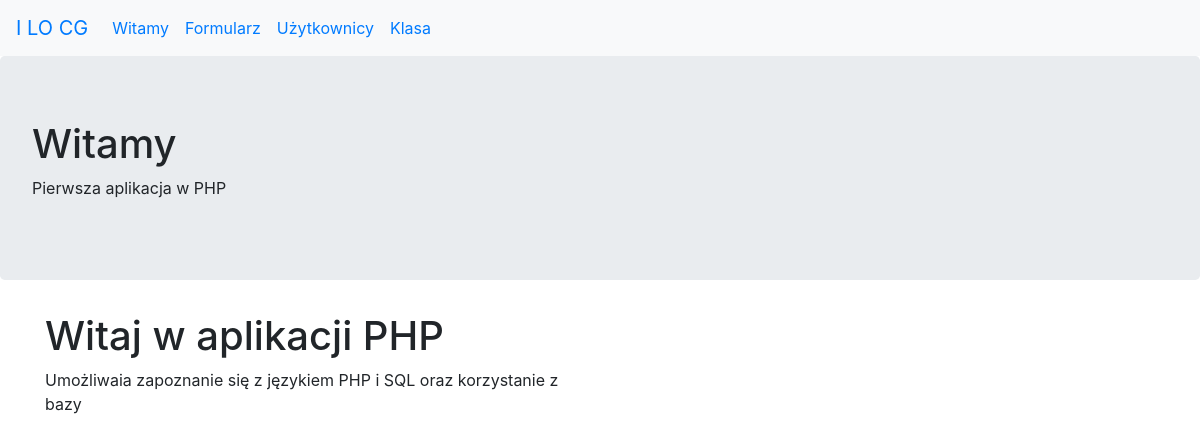
The page / on the database its author committed.
### tables this page shows
CREATE TABLE menu (
id INTEGER PRIMARY KEY	AUTOINCREMENT,
plik CHAR(20) NOT NULL,
tytul VARCHAR(30) NOT NULL,
pozycja INTEGER DEFAULT 0
);

### inc/db.php (called while the page is built, shortened)
<?php
function db_query($q,&$ret){
	global $db;
	$r = null;
	try {
		$r = $db->query($q);
	} catch(PDOException $e){
		echo ($e->getMessage());
	}
	if ($r){
	 $ret=$r->fetchAll(PDO::FETCH_ASSOC);
	 return true;
	}
	return false;
}
?>

### index.php (called while the page is built, shortened)
<?php
require_once(DINC.'functions.php');
require_once(DINC.'db.php');
include_once(DINC.'template.php');
?>

### inc/functions.php (the view, shortened to what this page needs)
<?php
$ret=array();
function get_menu($id){
global $db,$ret;
db_query('SELECT * FROM menu', $ret);
 foreach ($ret as $k => $t) {
echo '
<li class="nav-item">
    <a class="nav-link" href="?id='.$t['plik'].'">'.$t['tytul'].'</a>
</li>
';
}
}
function get_page_title($id){
global $ret;
foreach ($ret as $k => $t) {
	if ($t['plik'] == $id){
		echo $t['tytul'];
		return;
	}
}
}
?>

### rows shown on the page
menu: tytul "Witamy"
menu: tytul "Formularz"
menu: tytul "Użytkownicy"
menu: tytul "Klasa"
